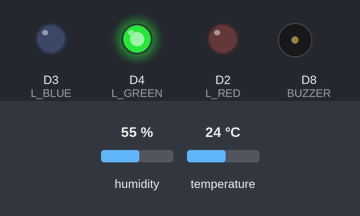
Bench run of a sketch on a simulated ESP8266 (NodeMCU). Shown: output pins drawn as LEDs (lit = HIGH), buzzer (waves = sounding, pin HIGH). The inputs (shaded band) are chosen by the test bench; at power-on: humidity 55 %, temperature 24 °C. WiFi joins after 1.5 s; servers stay silent unless stated; what the sketch prints to the serial monitor is not drawn.

Above: at 0.1 s.
At 1.6 s:
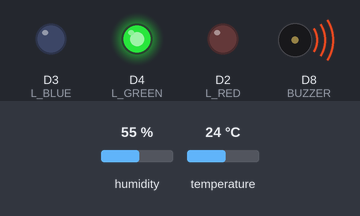
Timing chart, 0 to 3.3 s (numbered marks = the images above):
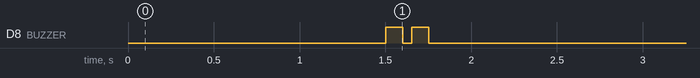

The sketch:

skhst_colors_init.ino
```cpp
#define L_RED D2
#define L_BLUE D3
#define L_GREEN D4
#define BUZZER D8
#define DHTTYPE DHT11
#define DHTPORT 1
#define THRESHOLD_TEMP 30.0

#include "DHT.h"
#include <ESP8266WiFi.h>
String api_key = "QV4XH5MD76YRMA4J";     //  Enter your Write API key from ThingSpeak
const char *ssid =  "Skhst";     // replace with your wifi ssid and wpa2 key
const char *pass =  "test@12345";
const char* server = "api.thingspeak.com";

WiFiClient client;
DHT dht(5,DHTTYPE);

void setup() {
  // put your setup code here, to run once:
  dht.begin();
  Serial.begin(115200);
  pinMode(L_GREEN,OUTPUT);
  pinMode(L_RED,OUTPUT);
  pinMode(L_BLUE,OUTPUT);
  pinMode(BUZZER,OUTPUT);
  digitalWrite(L_GREEN,HIGH);
  WiFi.begin(ssid, pass);
  while (WiFi.status() != WL_CONNECTED)
     {
            delay(500);
            Serial.print(".");
     }
      Serial.println("");
      Serial.println("WiFi connected");
  acknowledge(100,1,1);

}

void acknowledge(int freq, int count,int interval){
  for(int j = 0; j<count; ++j){
    for(int i= 0 ; i<2 ; ++i){
    digitalWrite(BUZZER,HIGH);
//    float delay_time = round(signals[i]*1000);
    delay(freq);
    digitalWrite(BUZZER,LOW);
    delay(50);
  }
  delay(interval*1000);
  }
//  digitalWrite();
}

void enterAlertingPhase(float humidity, float temperature){
  Serial.println("Entering Alert phase!!!");
  digitalWrite(L_GREEN,LOW);
  while(temperature>THRESHOLD_TEMP){
    humidity = dht.readHumidity();
    temperature = dht.readTemperature();
    digitalWrite(L_RED,HIGH);
    digitalWrite(BUZZER,HIGH);
    delay(100);
    digitalWrite(L_RED,LOW);
    digitalWrite(BUZZER,LOW);
    digitalWrite(L_BLUE,HIGH);
    delay(100);
    digitalWrite(L_BLUE,LOW);
    Serial.println(temperature);

  }
  digitalWrite(L_GREEN,HIGH);
  acknowledge(50,1,1);
  Serial.println("Entering Cooldown..");
}

void write_to_thingspeak(float h, float t){
                 if (client.connect(server,80))   //   "184.106.153.149" or api.thingspeak.com
            {
                   String data_to_send = api_key;
                    data_to_send += "&field1=";
                    data_to_send += t;
                    data_to_send += "&field2=";
                    data_to_send += h;
                    data_to_send += "\r\n\r\n";

                   client.print("POST /update HTTP/1.1\n");
                   client.print("Host: api.thingspeak.com\n");
                   client.print("Connection: close\n");
                   client.print("X-THINGSPEAKAPIKEY: " + api_key + "\n");
                   client.print("Content-Type: application/x-www-form-urlencoded\n");
                   client.print("Content-Length: ");
                   client.print(data_to_send.length());
                   client.print("\n\n");
                   client.print(data_to_send);
                   delay(1000);
                   Serial.print("Temperature: ");
                   Serial.print(t);
                   Serial.print(" degrees Celcius, Humidity: ");
                   Serial.print(h);
                   Serial.println("%. Send to Thingspeak.");
              }
          client.stop();

          Serial.println("Waiting...");

  // thingspeak needs minimum 15 sec delay between updates, i've set it to 30 seconds
  delay(10000);
}

void loop() {
  // put your main code here, to run repeatedly:
  float humidity = dht.readHumidity();
  float temperature = dht.readTemperature();
  Serial.print(temperature);
  Serial.println(humidity);
  write_to_thingspeak(humidity, temperature);
  if(temperature>THRESHOLD_TEMP){
    enterAlertingPhase(humidity,temperature);
    delay(500);

  }
  delay(1000);
}
```
